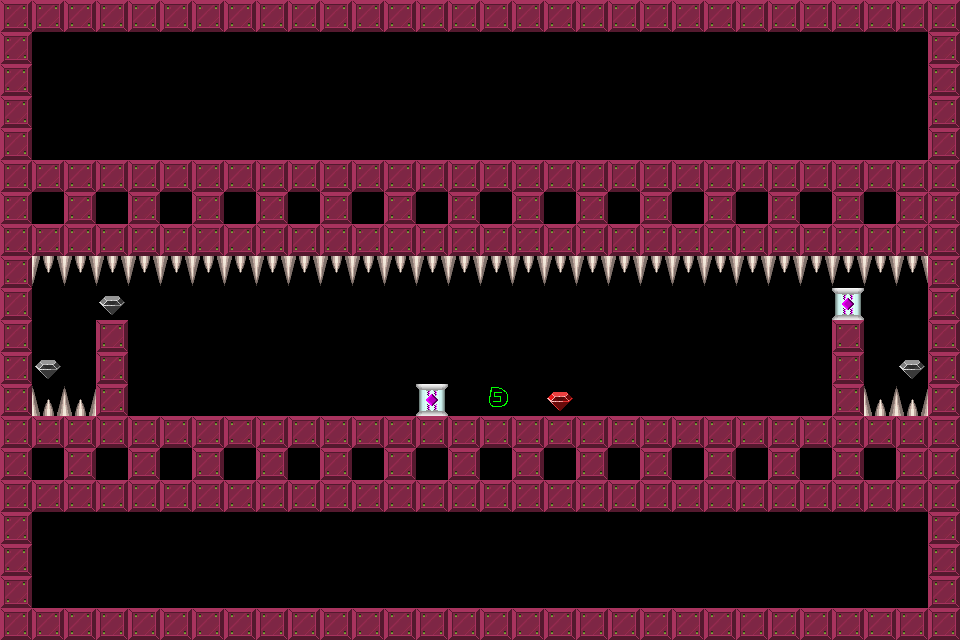

This is a level from a 2D game, rendered from its Tiled map with the project's own tilesets. A one-line summary and the map file follow, with tile-layer data summarised:
An orthogonal 30x20 tile map with 32x32 px tiles, 1 tile layer (Tile Layer 1).

<map version="1.0" orientation="orthogonal" width="30" height="20" tilewidth="32" tileheight="32">
 <tileset firstgid="1" name="brick-1" tilewidth="32" tileheight="32">
  <image source="brick-1.png" width="128" height="128" />
  <tile id="0">
   <properties>
    <property name="components" value="Platform" />
   </properties>
  </tile>
  <tile id="1">
   <properties>
    <property name="components" value="PlayerStart" />
   </properties>
  </tile>
  <tile id="2">
   <properties>
    <property name="components" value="Spikes, Deadly" />
   </properties>
  </tile>
  <tile id="3">
   <properties>
    <property name="components" value="Gem" />
   </properties>
  </tile>
  <tile id="4">
   <properties>
    <property name="components" value="Spikes, Deadly" />
   </properties>
  </tile>
  <tile id="5">
   <properties>
    <property name="components" value="Stone, Pushable, Platform" />
   </properties>
  </tile>
  <tile id="6">
   <properties>
    <property name="components" value="Gem, PowerUp" />
   </properties>
  </tile>
  <tile id="7">
   <properties>
    <property name="components" value="Gem, PowerDown" />
   </properties>
  </tile>
  <tile id="8">
   <properties>
    <property name="components" value="AntiStone" />
   </properties>
  </tile>
 </tileset>
 <layer name="Tile Layer 1" width="30" height="20">
  <data>[600 cells, 281 non-empty, 7 distinct tile ids]</data>
 </layer>
</map>
